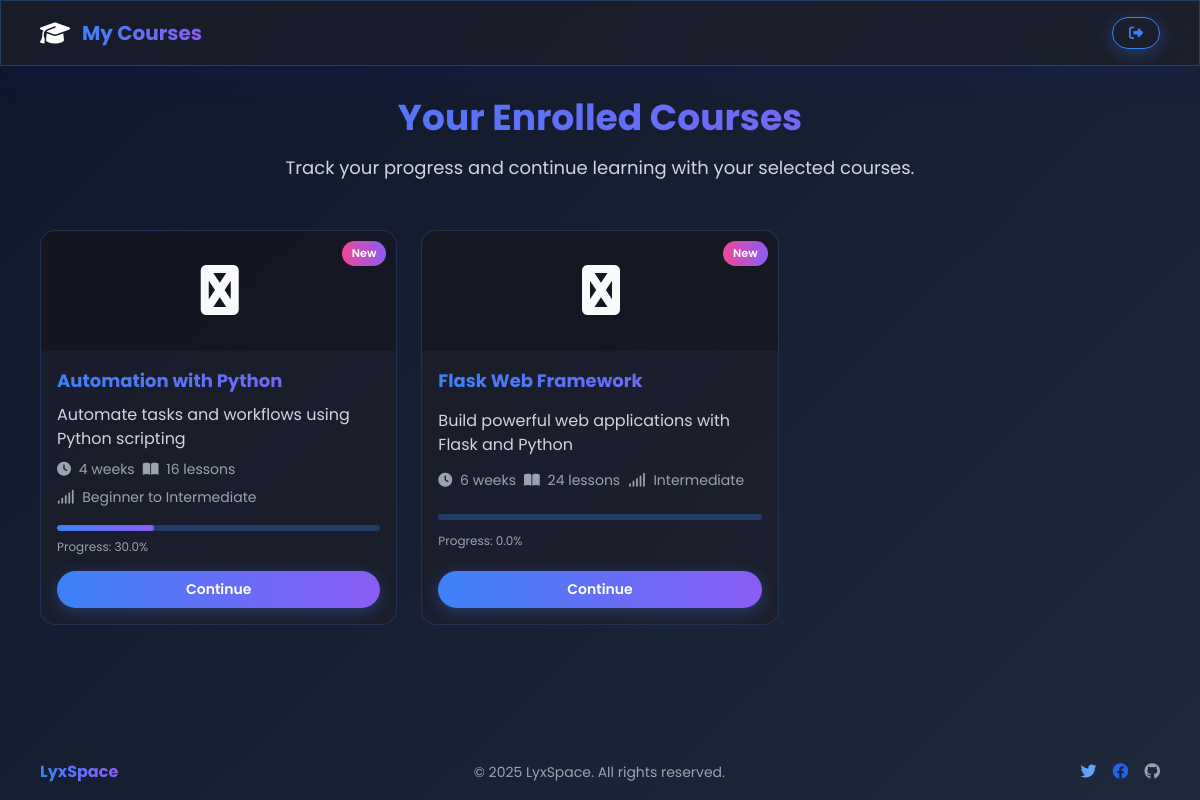
The page /my-courses (signed in) on the database its author committed.
### app.py (models this page shows)
class Course(db.Model):
    id = db.Column(db.Integer, primary_key=True)
    title = db.Column(db.String(255), nullable=False)
    description = db.Column(db.Text, nullable=False)
    long_description = db.Column(db.Text)
    icon = db.Column(db.String(50))
    level = db.Column(db.String(100))
    duration = db.Column(db.String(100))
    lessons = db.Column(db.Integer)
    projects = db.Column(db.Integer)
    category = db.Column(db.String(100))
    color = db.Column(db.String(100))
    instructor = db.Column(db.String(255))
    rating = db.Column(db.Float, default=0.0)
    students = db.Column(db.Integer, default=0)
    price = db.Column(db.Float, default=0.0)
    resources = db.Column(db.Integer, default=0)
    quizzes = db.Column(db.Integer, default=0)
    is_active = db.Column(db.Boolean, default=True)
    created_at = db.Column(db.DateTime, default=nairobi_time)

class Enrollment(db.Model):
    id = db.Column(db.Integer, primary_key=True)
    user_id = db.Column(db.Integer, db.ForeignKey('user.id'), nullable=False)
    course_id = db.Column(db.Integer, db.ForeignKey('course.id'), nullable=False)
    enrolled_at = db.Column(db.DateTime, default=nairobi_time)
    completed_at = db.Column(db.DateTime, nullable=True)
    progress = db.Column(db.Float, default=0.0)  # 0.0 to 1.0
    is_active = db.Column(db.Boolean, default=True)
    user = db.relationship('User', backref=db.backref('enrollments', lazy=True))
    course = db.relationship('Course', backref=db.backref('enrollments', lazy=True))
    __table_args__ = (db.UniqueConstraint('user_id', 'course_id', name='unique_user_course'),)

### app.py (the view)
@app.route("/my-courses")
@login_required
def my_courses():
    try:
        enrollments = Enrollment.query.filter_by(
            user_id=current_user.id,
            is_active=True
        ).join(Course).order_by(Enrollment.enrolled_at.desc()).all()
        courses_list = []
        for enrollment in enrollments:
            course = enrollment.course
            courses_list.append({
                'id': course.id,
                'title': course.title,
                'description': course.description,
                'icon': course.icon,
                'level': course.level,
                'duration': course.duration,
                'lessons': course.lessons,
                'category': course.category,
                'color': course.color,
                'badge': 'Popular' if Enrollment.query.filter_by(course_id=course.id, is_active=True).count() > 100 else 'New',
                'enrollment_count': Enrollment.query.filter_by(course_id=course.id, is_active=True).count(),
                'is_enrolled': True,
                'progress': enrollment.progress,
                'enrolled_at': enrollment.enrolled_at
            })
        return render_template("my_courses.html", courses=courses_list)
    except Exception as e:
        flash("Error loading your courses. Please try again.", "error")
        print(f"Error in my_courses route: {e}")
        return render_template("my_courses.html", courses=[])

### app.py (called while the page is built)
@login_manager.user_loader
def load_user(user_id):
    try:
        return User.query.get(int(user_id))
    except OperationalError as e:
        print("Database connection lost", e)
        return None

@app.before_request
def make_session_permanent():
    session.permanent = True
    app.permanent_session_lifetime = timedelta(hours=732)

### templates/my_courses.html (shortened to what this page needs)
<!DOCTYPE html>
<html lang="en">
<head>
    <script src="https://cdn.tailwindcss.com"></script>
    <link rel="stylesheet" href="https://cdnjs.cloudflare.com/ajax/libs/font-awesome/6.4.0/css/all.min.css">
</head>
<body>
    <nav class="glass-morph sticky top-0 z-50" style="position: sticky; top: 0;">
        <div class="max-w-6xl mx-auto px-4 py-3 sm:py-4">
            <div class="flex flex-col sm:flex-row justify-between items-center space-y-3 sm:space-y-0">
                <div class="flex items-center space-x-3">
                    <a href="{{ url_for('courses') }}" class="logo-container pulse">
                        <i class="fas fa-graduation-cap text-2xl text-white"></i>
                    </a>
                    <span class="text-xl font-bold gradient-text">My Courses</span>
                </div>
                <div class="flex flex-col xs:flex-row items-center space-y-2 xs:space-y-0 xs:space-x-4">
                    <a href="{{ url_for('logout') }}" class="btn btn-secondary btn-sm">
                        <i class="fas fa-sign-out-alt"></i> <span class="hidden xs:inline">Logout</span>
                    </a>
                </div>
            </div>
        </div>
    </nav>
    <main class="max-w-6xl mx-auto px-4 py-6 sm:py-8 flex-grow w-full">
        <section class="text-center mb-8 sm:mb-12">
            <h1 class="text-3xl sm:text-4xl font-bold gradient-text mb-4">Your Enrolled Courses</h1>
            <p class="text-gray-300 text-lg max-w-3xl mx-auto">Track your progress and continue learning with your selected courses.</p>
        </section>
        <section>
            <div class="grid grid-cols-1 md:grid-cols-2 lg:grid-cols-3 gap-6">
                {% for course in courses %}
                <div class="course-card">
                    <div class="course-icon">
                        <i class="fab {{ course.icon }}"></i>
                    </div>
                    <span class="badge">{{ course.badge }}</span>
                    <div class="p-4 flex-1 flex flex-col justify-between">
                        <h2 class="text-lg font-bold gradient-text mb-2">{{ course.title }}</h2>
                        <p class="text-gray-300 mb-2">{{ course.description }}</p>
                        <div class="flex flex-wrap gap-2 text-sm text-gray-400 mb-2">
                            <span><i class="fas fa-clock mr-1"></i> {{ course.duration }}</span>
                            <span><i class="fas fa-book-open mr-1"></i> {{ course.lessons }} lessons</span>
                            <span><i class="fas fa-signal mr-1"></i> {{ course.level }}</span>
                        </div>
                        <div class="progress-bar">
                            <div class="progress-fill" style="width: {{ course.progress }}%;"></div>
                        </div>
                        <div class="text-xs text-gray-400 mt-2">Progress: {{ course.progress }}%</div>
                        <a href="{{ url_for('visit_course', course_id=course.id) }}" class="btn btn-sm mt-4">Continue</a>
                    </div>
                </div>
                {% endfor %}
            </div>
        </section>
    </main>
    <footer class="w-full">
        <div class="max-w-6xl mx-auto px-4">
            <div class="flex flex-col md:flex-row justify-between items-center py-4">
                <div class="flex items-center space-x-3 mb-4 md:mb-0">
                    <span class="font-bold gradient-text">LyxSpace</span>
                </div>
                <div class="text-gray-400 text-sm text-center md:text-left mb-4 md:mb-0">
                    &copy; 2025 LyxSpace. All rights reserved.
                </div>
                <div class="flex space-x-4">
                    <a href="https://twitter.com/lyxspace" target="_blank" class="text-blue-400 hover:text-blue-600"><i class="fab fa-twitter"></i></a>
                    <a href="https://facebook.com/lyxspace" target="_blank" class="text-blue-600 hover:text-blue-800"><i class="fab fa-facebook"></i></a>
                    <a href="https://github.com/lyxspace" target="_blank" class="text-gray-400 hover:text-gray-600"><i class="fab fa-github"></i></a>
                </div>
            </div>
        </div>
    </footer>
</body>
</html>

### templates/my_courses.html (style rules this page uses)
:root { --bg-color: #111827; --text-color: #F9FAFB; --accent-color: #4A90E2; --secondary-color: #8B5CF6; }
body { font-family: 'Poppins', sans-serif; background: linear-gradient(135deg, #0f172a 0%, #1e293b 100%); color: var(--text-color); min-height: 100vh; margin: 0; padding: 0; display: flex; flex-direction: column; }
.gradient-text { background: linear-gradient(90deg, #3B82F6, #8B5CF6, #EC4899); -webkit-background-clip: text; background-clip: text; -webkit-text-fill-color: transparent; color: transparent; background-size: 200% auto; animation: gradientShift 3s ease infinite; }
.glass-morph { background: rgba(30, 30, 40, 0.6); backdrop-filter: blur(12px); -webkit-backdrop-filter: blur(12px); box-shadow: 0 8px 32px rgba(0, 31, 135, 0.2); border: 1px solid rgba(59, 130, 246, 0.3); transition: all 0.3s ease; }
.btn { background: linear-gradient(90deg, #3B82F6, #8B5CF6); color: white; border: none; padding: 10px 20px; border-radius: 50px; font-weight: 600; transition: all 0.3s ease; box-shadow: 0 4px 15px rgba(59, 130, 246, 0.3); cursor: pointer; display: inline-flex; align-items: center; justify-content: center; text-align: center; white-space: nowrap; position: relative; overflow: hidden; }
.btn-secondary { background: transparent; border: 1px solid #3B82F6; color: #3B82F6; }
.btn-sm { padding: 8px 16px; font-size: 0.875rem; }
.course-card { background: rgba(30, 30, 40, 0.6); border-radius: 15px; overflow: hidden; transition: all 0.3s ease; border: 1px solid rgba(59, 130, 246, 0.2); height: 100%; display: flex; flex-direction: column; position: relative; }
.course-icon { height: 120px; overflow: hidden; display: flex; align-items: center; justify-content: center; background: rgba(0, 0, 0, 0.2); flex-shrink: 0; position: relative; font-size: 3rem; }
.badge { position: absolute; top: 10px; right: 10px; padding: 4px 10px; border-radius: 20px; font-size: 0.7rem; font-weight: 600; z-index: 2; background: linear-gradient(90deg, #EC4899, #8B5CF6); color: white; }
.progress-bar { height: 6px; background: rgba(59, 130, 246, 0.3); border-radius: 3px; overflow: hidden; margin-top: 10px; }
.progress-fill { height: 100%; background: linear-gradient(90deg, #3B82F6, #8B5CF6); border-radius: 3px; transition: width 0.5s ease; }

### rows shown on the page
Course: description "Automate tasks and workflows using Python scripting", duration "4 weeks", level "Beginner to Intermediate"
Enrollment: progress "30.0"
Course: description "Build powerful web applications with Flask and Python", duration "6 weeks", level "Intermediate"
Enrollment: progress "0.0"

### other values the page prints
{{ course.badge }} "New" "New"
{{ course.lessons }} "16" "24"
